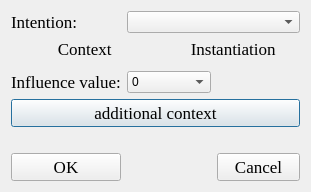
<?xml version="1.0" encoding="UTF-8"?>
<ui version="4.0">
 <class>Dialog</class>
 <widget class="QDialog" name="Dialog">
  <property name="geometry">
   <rect>
    <x>0</x>
    <y>0</y>
    <width>311</width>
    <height>192</height>
   </rect>
  </property>
  <property name="windowTitle">
   <string>Dialog</string>
  </property>
  <layout class="QGridLayout" name="gridLayout_2">
   <item row="4" column="0" colspan="3">
    <widget class="QPushButton" name="pushButton">
     <property name="font">
      <font>
       <family>Times New Roman</family>
       <pointsize>13</pointsize>
      </font>
     </property>
     <property name="text">
      <string>additional context</string>
     </property>
    </widget>
   </item>
   <item row="6" column="0">
    <widget class="QPushButton" name="pushButton_2">
     <property name="font">
      <font>
       <family>Times New Roman</family>
       <pointsize>13</pointsize>
      </font>
     </property>
     <property name="text">
      <string>OK</string>
     </property>
    </widget>
   </item>
   <item row="3" column="1">
    <widget class="QComboBox" name="comboBox_2">
     <item>
      <property name="text">
       <string>0</string>
      </property>
     </item>
     <item>
      <property name="text">
       <string>1</string>
      </property>
     </item>
     <item>
      <property name="text">
       <string>2</string>
      </property>
     </item>
     <item>
      <property name="text">
       <string>3</string>
      </property>
     </item>
     <item>
      <property name="text">
       <string>4</string>
      </property>
     </item>
     <item>
      <property name="text">
       <string>5</string>
      </property>
     </item>
    </widget>
   </item>
   <item row="1" column="0">
    <widget class="QLabel" name="label_2">
     <property name="font">
      <font>
       <family>Times New Roman</family>
       <pointsize>13</pointsize>
      </font>
     </property>
     <property name="text">
      <string>           Context</string>
     </property>
    </widget>
   </item>
   <item row="1" column="1" colspan="2">
    <widget class="QLabel" name="label_3">
     <property name="font">
      <font>
       <family>Times New Roman</family>
       <pointsize>13</pointsize>
      </font>
     </property>
     <property name="text">
      <string>               Instantiation</string>
     </property>
    </widget>
   </item>
   <item row="0" column="0">
    <widget class="QLabel" name="label">
     <property name="font">
      <font>
       <family>Times New Roman</family>
       <pointsize>13</pointsize>
      </font>
     </property>
     <property name="text">
      <string>Intention:</string>
     </property>
    </widget>
   </item>
   <item row="0" column="1" colspan="2">
    <widget class="QComboBox" name="comboBox"/>
   </item>
   <item row="2" column="0" colspan="3">
    <widget class="QFrame" name="frame">
     <property name="frameShape">
      <enum>QFrame::StyledPanel</enum>
     </property>
     <property name="frameShadow">
      <enum>QFrame::Raised</enum>
     </property>
    </widget>
   </item>
   <item row="6" column="2">
    <widget class="QPushButton" name="pushButton_3">
     <property name="font">
      <font>
       <family>Times New Roman</family>
       <pointsize>13</pointsize>
      </font>
     </property>
     <property name="text">
      <string>Cancel</string>
     </property>
    </widget>
   </item>
   <item row="3" column="0">
    <widget class="QLabel" name="label_4">
     <property name="font">
      <font>
       <family>Times New Roman</family>
       <pointsize>13</pointsize>
      </font>
     </property>
     <property name="text">
      <string>Influence value:</string>
     </property>
    </widget>
   </item>
   <item row="5" column="0" colspan="3">
    <widget class="QLabel" name="label_5">
     <property name="font">
      <font>
       <family>Times New Roman</family>
       <pointsize>9</pointsize>
      </font>
     </property>
     <property name="text">
      <string/>
     </property>
    </widget>
   </item>
  </layout>
 </widget>
 <resources/>
 <connections/>
</ui>
